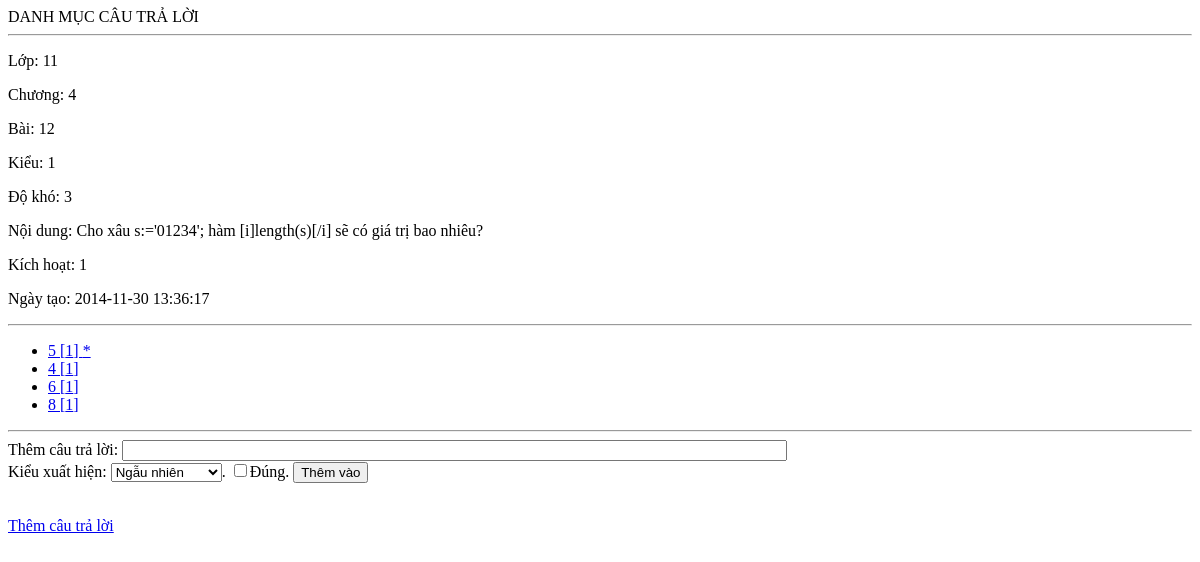
The app's page /qli/chepcauhoi.php?cau=9, older data.
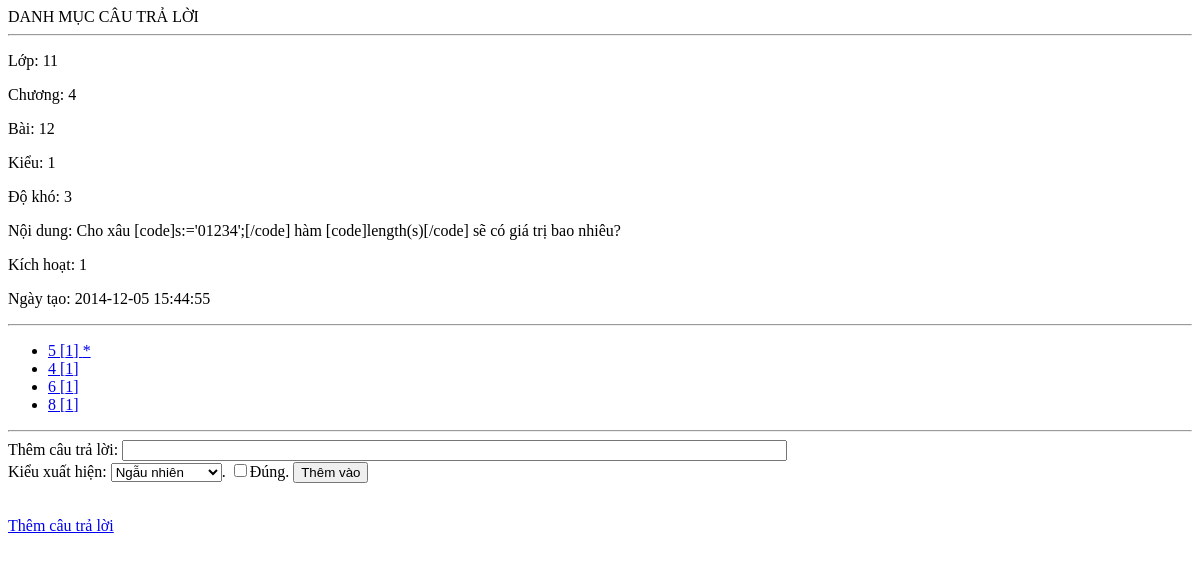
The same page, newer data.
### tables this page shows
CREATE TABLE IF NOT EXISTS `tn_cauhoi` (
  `maso` int(11) unsigned NOT NULL AUTO_INCREMENT,
  `lop` tinyint(2) DEFAULT '10' COMMENT 'Khối lớp',
  `chuong` tinyint(1) DEFAULT '0' COMMENT 'Chương mấy',
  `bai` tinyint(1) DEFAULT '0' COMMENT 'Bài mấy',
  `dokho` tinyint(1) NOT NULL DEFAULT '1' COMMENT 'Độ khó 1 2 3 4 5',
  `kieu` tinyint(1) NOT NULL DEFAULT '1' COMMENT 'Kiểu 1 = trắc nghiệm',
  `noidung` varchar(250) NOT NULL,
  `kichhoat` tinyint(1) NOT NULL DEFAULT '1' COMMENT 'Sử dụng hay không',
  `ngaylam` timestamp NOT NULL DEFAULT CURRENT_TIMESTAMP ON UPDATE CURRENT_TIMESTAMP,
  PRIMARY KEY (`maso`)
);

### qli/chepcauhoi.php (the view, shortened to what this page needs)
<?php
echo "<html><head><title>Quản lí câu trả lời</title></head><body>";
$cau = intval($_GET['cau']);
if (isset($_GET['act'])) {
	$act = $_GET['act'];
	if ($act=="add") {
		echo "THÊM CÂU TRẢ LỜI <hr/>";
		if (isset($_POST['addnew'])) {
			$tieude = mysql_real_escape_string($_POST['traloi']);
			$diem = isset($_POST['diem']) ? 1 : 0;
			$thutu = $_POST['vitri'];
			themcautraloi($cau,$tieude,$diem,$thutu);
			redirect("?cau=$cau");
		}
		else {
			echo "<form action='?cau=$cau&act=add' method='post'>";
			echo "Thêm câu trả lời: <input type ='text' name='traloi' value='' size='100'> <input type ='checkbox' name='diem'>Đúng. ";
			echo "<input type ='submit' name='addnew' value='Thêm vào'>";
			echo "</form>";
		}
	}
	else if ($act=="edit") {
		if (!isset($_GET['id'])) {
			redirect("?");
		}
		$tl = intval($_GET['id']);
		echo "SỬA CÂU TRẢ LỜI<hr/>";
		if (isset($_POST['save'])) {
			$tieude = mysql_real_escape_string($_POST['tieude']);
			$dung = isset($_POST['diem'])?1:0;
			$thutu = $_POST['vitri'];
			$sql= "update tn_traloi set thutu=$thutu, dung=$dung, noidung='$tieude',ngaylam=NOW() where maso=$tl";
			if (defined("DEBUG")) echo $sql."<br/>";
			$result = mysql_query($sql) or die (mysql_error());
			if ($result) echo "THÀNH CÔNG";
			else echo "THẤT BẠI";
			redirect("?cau=$cau");
		} else {
			suacautraloi($cau,$tl);
		}
	}
	else if ($act=="delete") {
		if (isset($_GET['id'])) xoacautraloi($_GET['id']);
		redirect("?cau=$cau",1);
	}
	else {
		if (isset($_GET['id'])) {
			echo "CÂU TRẢ LỜI<hr/>";
			xemcautraloi($cau,$_GET['id']);
		}
		else {
			lietketraloi($cau);
		}
	}
}
else {
	lietketraloi($cau);
}
echo "</body></html>";
function lietketraloi($bai){
	echo "DANH MỤC CÂU TRẢ LỜI <hr/>";
	$sql= "select * from tn_cauhoi where maso=$bai";
	$result = mysql_query($sql) or die (mysql_error());
	if (mysql_num_rows($result)) {
		$data  = mysql_fetch_array($result);
		echo "<p>Lớp: ". $data['lop']."</p>";
		echo "<p>Chương: ". $data['chuong']."</p>";
		echo "<p>Bài: ". $data['bai']."</p>";
		echo "<p>Kiểu: ". $data['kieu']."</p>";
		echo "<p>Độ khó: ". $data['dokho']."</p>";
		echo "<p>Nội dung: ". $data['noidung']."</p>";
		echo "<p>Kích hoạt: ". $data['kichhoat']."</p>";
		echo "<p>Ngày tạo: ". $data['ngaylam']."</p>";
	} else {
		exit("Không có câu hỏi");
	}
	echo "<hr/>";
	$sql="select * from tn_traloi where cauhoi=$bai";
	$result = mysql_query($sql) or die(mysql_error());
	if (mysql_num_rows($result)) {
		echo "<ul>";
		while ($data = mysql_fetch_array($result)){
			echo "<li><a href='?cau=$bai&act=view&id=".$data['maso']."'>".$data['noidung']." [".$data['thutu']."] ".($data['dung']?"*":"")."</a><br/>\n";
		}
		echo "</ul>";
	} else {
		echo "Không có câu trả lời nào";
	}
	echo "<hr/>";
	echo "<form action='?cau=$bai&act=add' method='post'>";
	echo "Thêm câu trả lời: <input type ='text' name='traloi' value='' size='80' id='nhaptraloi'><br/>";
	echo "Kiểu xuất hiện: <select name='vitri'><option value=0>Vị trí đầu tiên</option><option value=1 selected>Ngẫu nhiên</option><option value=2>Vị trí cuối cùng</option></select>. <input type ='checkbox' name='diem'>Đúng. \n";
	echo "<input type ='submit' name='addnew' value='Thêm vào'>";
	echo "</form>";
	echo "<br/><a href='?cau=$bai&act=add'>Thêm câu trả lời</a>";
}
?>

Row changes from the older to the newer data that the page shows:
changed tn_cauhoi: noidung "Cho xâu s:='01234'; hàm [i]length(s)[/i] sẽ có giá trị bao nhiêu?" → "Cho xâu [code]s:='01234';[/code] hàm [code]length(s)[/code] sẽ có giá trị bao nhiêu?"; ngaylam "2014-11-30 13:36:17" → "2014-12-05 15:44:55"
